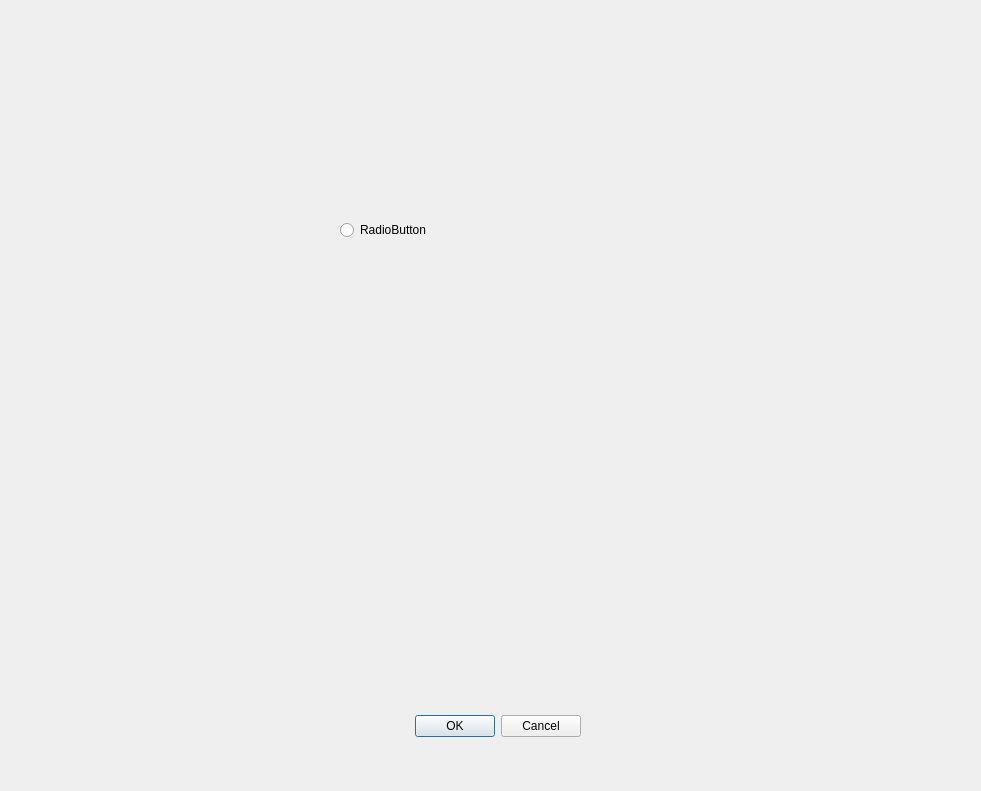
<?xml version="1.0" encoding="UTF-8"?>
<ui version="4.0">
 <class>Dialog</class>
 <widget class="QDialog" name="Dialog">
  <property name="geometry">
   <rect>
    <x>0</x>
    <y>0</y>
    <width>981</width>
    <height>791</height>
   </rect>
  </property>
  <property name="windowTitle">
   <string>Dialog</string>
  </property>
  <widget class="QDialogButtonBox" name="buttonBox">
   <property name="geometry">
    <rect>
     <x>240</x>
     <y>710</y>
     <width>341</width>
     <height>32</height>
    </rect>
   </property>
   <property name="orientation">
    <enum>Qt::Horizontal</enum>
   </property>
   <property name="standardButtons">
    <set>QDialogButtonBox::Cancel|QDialogButtonBox::Ok</set>
   </property>
  </widget>
  <widget class="QRadioButton" name="radioButton">
   <property name="geometry">
    <rect>
     <x>340</x>
     <y>220</y>
     <width>89</width>
     <height>20</height>
    </rect>
   </property>
   <property name="text">
    <string>RadioButton</string>
   </property>
  </widget>
 </widget>
 <resources/>
 <connections>
  <connection>
   <sender>buttonBox</sender>
   <signal>accepted()</signal>
   <receiver>Dialog</receiver>
   <slot>accept()</slot>
   <hints>
    <hint type="sourcelabel">
     <x>248</x>
     <y>254</y>
    </hint>
    <hint type="destinationlabel">
     <x>157</x>
     <y>274</y>
    </hint>
   </hints>
  </connection>
  <connection>
   <sender>buttonBox</sender>
   <signal>rejected()</signal>
   <receiver>Dialog</receiver>
   <slot>reject()</slot>
   <hints>
    <hint type="sourcelabel">
     <x>316</x>
     <y>260</y>
    </hint>
    <hint type="destinationlabel">
     <x>286</x>
     <y>274</y>
    </hint>
   </hints>
  </connection>
 </connections>
</ui>
